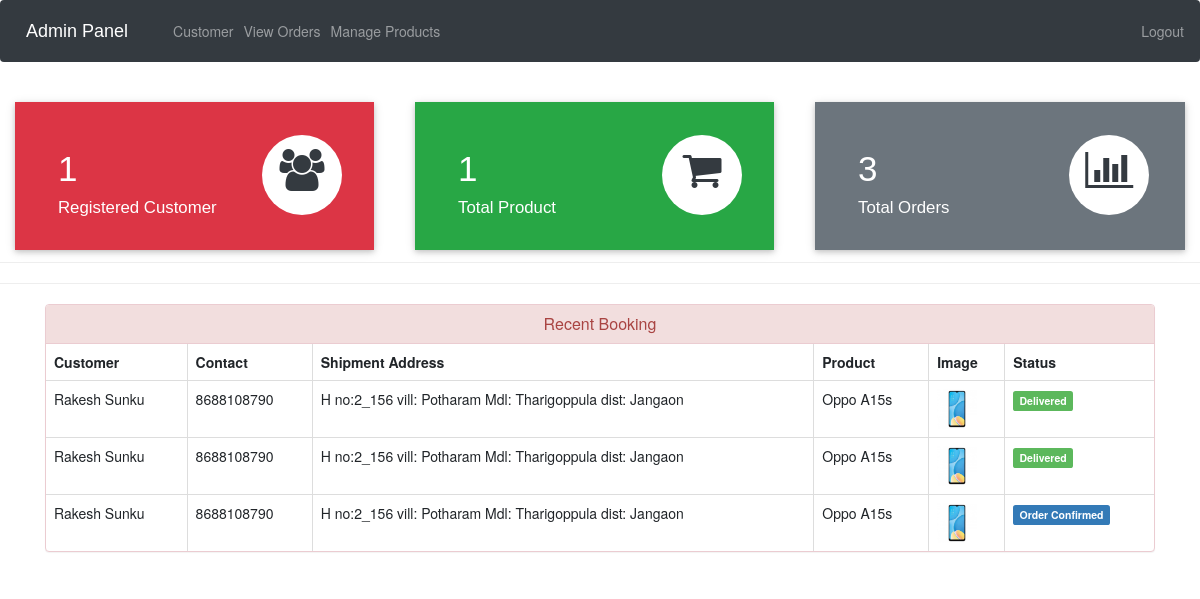
Page /admin-dashboard (signed in) on the committed database.
### ecom/models.py (models this page shows, shortened)
class Customer(models.Model):
    user=models.OneToOneField(User,on_delete=models.CASCADE)
    profile_pic= models.ImageField(upload_to='profile_pic/CustomerProfilePic/',null=True,blank=True)
    address = models.CharField(max_length=40)
    mobile = models.CharField(max_length=20,null=False)
    @property
    def get_name(self):
        return self.user.first_name+" "+self.user.last_name

class Orders(models.Model):
    STATUS =(
        ('Pending','Pending'),
        ('Order Confirmed','Order Confirmed'),
        ('Out for Delivery','Out for Delivery'),
        ('Delivered','Delivered'),
    )
    customer=models.ForeignKey('Customer', on_delete=models.CASCADE,null=True)
    product=models.ForeignKey('Product',on_delete=models.CASCADE,null=True)
    email = models.CharField(max_length=50,null=True)
    address = models.CharField(max_length=500,null=True)
    mobile = models.CharField(max_length=20,null=True)
    order_date= models.DateField(auto_now_add=True,null=True)
    status=models.CharField(max_length=50,null=True,choices=STATUS)

class Product(models.Model):
    name=models.CharField(max_length=40)
    product_image= models.ImageField(upload_to='product_image/',null=True,blank=True)
    price: object = models.PositiveIntegerField()
    description=models.CharField(max_length=100)

### ecom/views.py (the view)
# urls.py: path('admin-dashboard', views.admin_dashboard_view,name='admin-dashboard'),
@login_required(login_url='adminlogin')
def admin_dashboard_view(request):
    customercount=models.Customer.objects.all().count()
    productcount=models.Product.objects.all().count()
    ordercount=models.Orders.objects.all().count()
    orders=models.Orders.objects.all()
    ordered_products=[]
    ordered_bys=[]
    for order in orders:
        ordered_product=models.Product.objects.all().filter(id=order.product.id)
        ordered_by=models.Customer.objects.all().filter(id = order.customer.id)
        ordered_products.append(ordered_product)
        ordered_bys.append(ordered_by)
    mydict={
    'customercount':customercount,
    'productcount':productcount,
    'ordercount':ordercount,
    'data':zip(ordered_products,ordered_bys,orders),
    }
    return render(request,'ecom/admin_dashboard.html',context=mydict)

### templates/ecom/admin_dashboard.html
{% extends 'ecom/admin_base.html' %}
{% load static %}
{% block content %}
<br>
{%include 'ecom/admin_dashboard_cards.html'%}
<br><br><br><br><br>
<hr><hr>
<div class="container" >
    <div class="panel panel-danger" >
      <div class="panel-heading" style="text-align:center;">
        <h6 class="panel-title">Recent Booking</h6>
      </div>
      <table class="table table-hover table-bordered" id="dev-table">
        <thead>
          <tr>
            <th>Customer</th>
            <th>Contact</th>
            <th>Shipment Address</th>
            <th>Product</th>
            <th>Image</th>
            <th>Status</th>
          </tr>
        </thead>
        {% for product,customer,order in data %}
        <tr>
          {% for c in customer %}
          <td> {{c.get_name}}</td>
          <td>{{c.mobile}}</td>
          <td>{{order.address}}</td>
          {% endfor %}
          {% for p in product %}
          <td> {{p.name}}</td>
          <td> <img src="{% static p.product_image.url %}" alt="Profile Pic" height="40px" width="40px" /></td>
          {% if order.status == 'Pending'%}
          <td> <span class="label label-info">{{order.status}}</span></td>
          {% elif order.status == 'Delivered' %}
          <td> <span class="label label-success">{{order.status}}</span></td>
          {% elif order.status == 'Out for Delivery' %}
          <td> <span class="label label-warning">{{order.status}}</span></td>
          {%else%}
            <td> <span class="label label-primary">{{order.status}}</span></td>
          {%endif%}
          {% endfor %}
        </tr>
        {% endfor %}
      </table>
  </div>
</div>
{% endblock content %}

### rows in the picture
Orders: address "H no:2_156 vill: Potharam Mdl: Tharigoppula dist: Jangaon", status "Delivered"
Customer: get_name "Rakesh Sunku", mobile "8688108790"
Product: name "Oppo A15s", product_image (picture)
Orders: address "H no:2_156 vill: Potharam Mdl: Tharigoppula dist: Jangaon", status "Delivered"
Orders: address "H no:2_156 vill: Potharam Mdl: Tharigoppula dist: Jangaon", status "Order Confirmed"

### other values in the picture
{{ customercount }} "1"
{{ productcount }} "1"
{{ ordercount }} "3"
